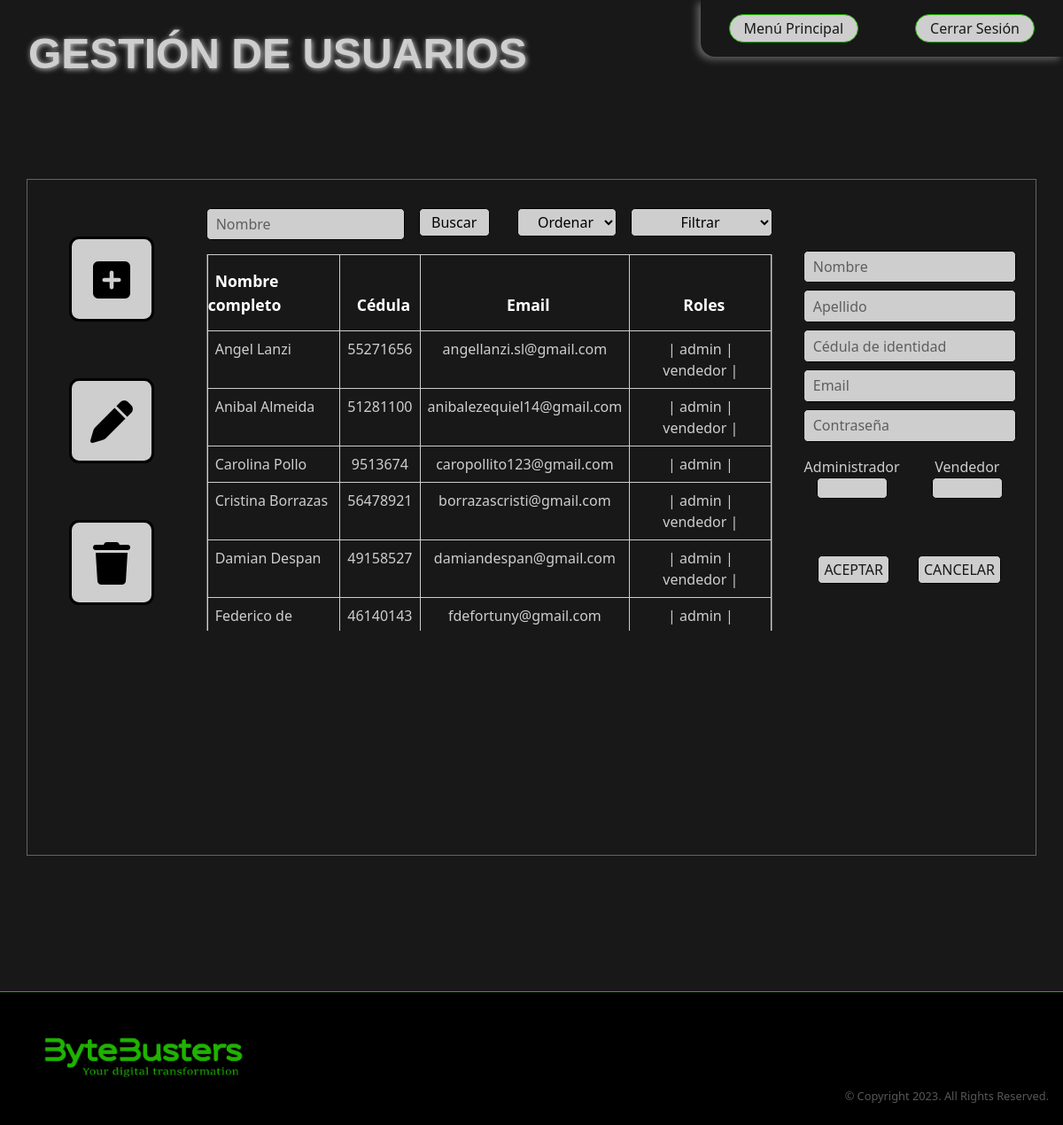
Screenshot of /pages/abm-usuarios.php with the database file from the repository.
### tables this page shows
CREATE TABLE IF NOT EXISTS `USUARIOS` (
  `ci` varchar(8) NOT NULL,
  `pass` varchar(255) NOT NULL,
  `nombre` varchar(45) NOT NULL,
  `email` varchar(45) NOT NULL,
  `apellido` varchar(45) NOT NULL,
  PRIMARY KEY(`ci`)
);

### src/repository/users.repository.php (called while the page is built, shortened)
<?php
function findAllUsers(): array
{
    require realpath(dirname(__FILE__)) . "/../db/conexion.php";
    try {
        $res = $con->query("SELECT * FROM USUARIOS ORDER BY nombre ASC");
        $reg = $res->fetchAll(PDO::FETCH_ASSOC);
        return $reg ? $reg : [];
    } catch (Exception $e) {
        die("ERROR SQL in findAllUsers(): " . $e->getMessage());
    }
}
function findRoles(string $ci): array
{
    require realpath(dirname(__FILE__)) . "/../db/conexion.php";
    try {
        $statement = $con->prepare("SELECT id, nombreRol
                            FROM USUARIOS_has_ROLES ur
                            JOIN ROLES r ON r.id = ur.ROLES_id
                            WHERE ur.USUARIOS_ci = :ci");
        $statement->execute(array(':ci' => $ci));
        $rolNamesList = [];
        $rolesIdsList = [];
        while ($reg = $statement->fetch(PDO::FETCH_ASSOC)) {
            if ($reg) {
                array_push($rolesIdsList, $reg['id']);
                array_push($rolNamesList, $reg['nombreRol']);
            }
        }
        return [$rolesIdsList, $rolNamesList];
    } catch (Exception $e) {
        die("ERROR SQL in findRoles(): " . $e->getMessage());
    }
}

### src/modules/users/abm-usuarios.php (the view, shortened to what this page needs)
<?php
require realpath(dirname(__FILE__)) . "/../../repository/users.repository.php";
function getUsersTableDataHTML(): string
{
    $usersData = findAllUsers();
    $usersList = '';
    foreach ($usersData as $user) {
        $rolesList = findRoles($user['ci']);
        $roles = '| ';
        foreach ($rolesList[1] as $rol) {
            $roles .= ' ' . $rol . ' |';
        }
        $usersList .= '
                            <tr">
                                <td class="first-in-table"><a href="?ci=' . $user['ci'] . '">' . $user['nombre'] . ' ' . $user['apellido'] . '</a></td>
                                <td><a href="?ci=' . $user['ci'] . '">' . $user['ci'] . '</a></td>
                                <td><a href="?ci=' . $user['ci'] . '">' . $user['email'] . '</a></td>
                                <td><a href="?ci=' . $user['ci'] . '">' . $roles . '</a></td>
                            </tr>';
    }
    return $usersList;
}

### styles/style.css (style rules this page uses)
:root { --bytebusters-color: #1fb300; --color-1: #181818; --color-2: #5a5a5a3b; --color-3: #cecece; --color-4: #000000; --color-5: #b8b8b878; --transparent-color: #00000000; --primary-background-color: var(--color-1); --secondary-background-color: var(--color-2); --background-color-light: var(--color-3); --footer-background-color: var(--color-4); --pressed-button: var(--color-2); --primary-text-color: var(--color-1); --secondary-text-color: var(--color-5); --text-button-color: var(--color-1); --light-text-color: var(--color-3); --primary-border-color: var(--bytebusters-color); --secondary-border-color: var(--color-3); --font-family-h1: Verdana, Geneva, Tahoma, sans-serif; --primary-font-family: 'Lucida Sans', 'Lucida Sans Regular', 'Lucida Grande', 'Lucida Sans Unicode', Geneva, Verdana, sans-serif; }
html { position: relative; }
body { background: var(--primary-background-color); }
td { text-align: center; padding: 0; border: 1px solid var(--secondary-border-color); background-color: var(--primary-background-color) !important; }
a { text-decoration: none; }
td a { display: block; width: 100%; height: 100%; padding: 0.5rem; color: var(--color-3); }
.table>:not(caption)>*>* { padding: 0; }
td { border-bottom: 1px solid var(--secondary-border-color) }
.first-in-table { text-align: start; }
@media only screen and (min-width: 992px) { body { min-height: 80vh; } }

### rows the page displays
usuarios: nombre "Angel", apellido "Lanzi", ci "55271656", email "angellanzi.sl@gmail.com", roles "| admin | vendedor |"
usuarios: nombre "Anibal", apellido "Almeida", ci "51281100", email "anibalezequiel14@gmail.com", roles "| admin | vendedor |"
usuarios: nombre "Carolina", apellido "Pollo", ci "9513674", email "caropollito123@gmail.com", roles "| admin |"
usuarios: nombre "Cristina", apellido "Borrazas", ci "56478921", email "borrazascristi@gmail.com", roles "| admin | vendedor |"
usuarios: nombre "Damian", apellido "Despan", ci "49158527", email "damiandespan@gmail.com", roles "| admin | vendedor |"
usuarios: nombre "Federico", apellido "de…", ci "46140143", email "fdefortuny@gmail.com", roles "| admin |…"
